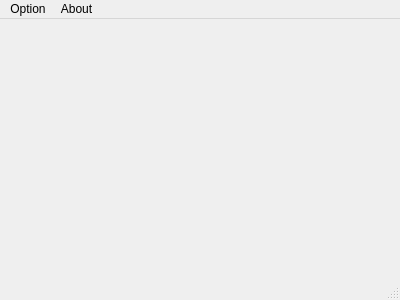
<?xml version="1.0" encoding="UTF-8"?>
<ui version="4.0">
 <class>MainWindow</class>
 <widget class="QMainWindow" name="MainWindow">
  <property name="geometry">
   <rect>
    <x>0</x>
    <y>0</y>
    <width>400</width>
    <height>300</height>
   </rect>
  </property>
  <property name="windowTitle">
   <string>MainWindow</string>
  </property>
  <widget class="QWidget" name="centralWidget"/>
  <widget class="QMenuBar" name="menuBar">
   <property name="geometry">
    <rect>
     <x>0</x>
     <y>0</y>
     <width>400</width>
     <height>21</height>
    </rect>
   </property>
   <widget class="QMenu" name="menuOption">
    <property name="title">
     <string>Option</string>
    </property>
    <widget class="QMenu" name="menuLevel">
     <property name="title">
      <string>Level</string>
     </property>
     <addaction name="actionprimary"/>
     <addaction name="actionmedium"/>
     <addaction name="actionexpert"/>
     <addaction name="actionuser_defined"/>
    </widget>
    <addaction name="actionRestart"/>
    <addaction name="menuLevel"/>
    <addaction name="actionExit"/>
   </widget>
   <widget class="QMenu" name="menuAbout">
    <property name="title">
     <string>About</string>
    </property>
    <addaction name="actionVersion"/>
    <addaction name="actionAuthor"/>
   </widget>
   <addaction name="menuOption"/>
   <addaction name="menuAbout"/>
  </widget>
  <widget class="QStatusBar" name="statusBar"/>
  <action name="actionRestart">
   <property name="text">
    <string>Restart</string>
   </property>
   <property name="shortcut">
    <string>Ctrl+R</string>
   </property>
  </action>
  <action name="actionExit">
   <property name="text">
    <string>Exit</string>
   </property>
  </action>
  <action name="actionprimary">
   <property name="text">
    <string>primary</string>
   </property>
  </action>
  <action name="actionmedium">
   <property name="text">
    <string>medium</string>
   </property>
  </action>
  <action name="actionexpert">
   <property name="text">
    <string>expert</string>
   </property>
  </action>
  <action name="actionVersion">
   <property name="text">
    <string>Version</string>
   </property>
  </action>
  <action name="actionAuthor">
   <property name="text">
    <string>Author</string>
   </property>
  </action>
  <action name="actionuser_defined">
   <property name="text">
    <string>user-defined</string>
   </property>
  </action>
 </widget>
 <layoutdefault spacing="6" margin="11"/>
 <resources/>
 <connections/>
</ui>
